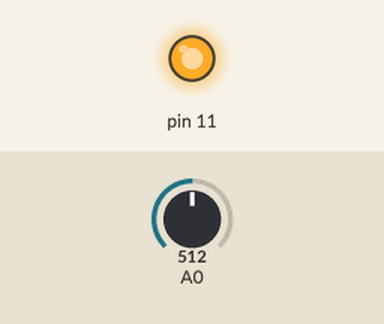
Simulated run of this sketch. Board: Arduino Uno, built with avr-gcc and run on an emulated ATmega328P. Parts: output pins drawn as LEDs (lit = HIGH). Dashed ring = blinking. The inputs (shaded band) are chosen by the test bench; at power-on: A0 = 512.

Above: at 0.1 s.
1.3 s: A0 set to 306
At 1.92 s:
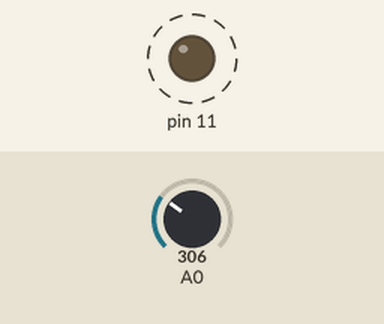
4.3 s: A0 set to 122
At 4.65 s:
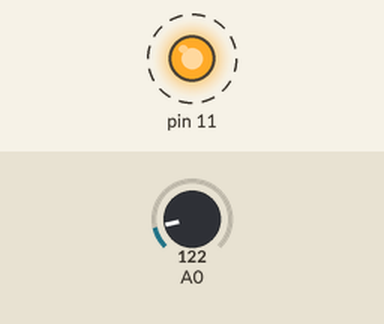
Timing chart, 0 to 13.3 s (numbered marks = the images above; inputs shaded):
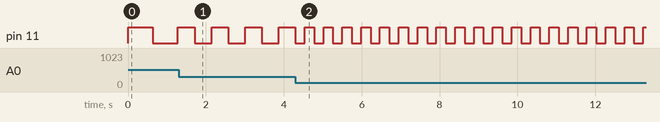

Measured:
- after the input at 1.3 s, pin 11: alternates HIGH for 0.43 s and LOW for 0.43 s, starting after 0.41 s
- after the input at 4.3 s, pin 11: alternates HIGH for 0.24 s and LOW for 0.24 s, starting after 0.24 s

The sketch:

sketch.ino
```cpp
/* Potentiometer controlled LED Blink */

void setup() {
  pinMode(A0, INPUT);
  pinMode(11, OUTPUT);
}

void loop() {
  digitalWrite(11, HIGH);
  delayPotentiometer();
  digitalWrite(11, LOW);
  delayPotentiometer();
}

int delayValue() {
  int value = analogRead(A0);
  return map(value, 0, 1023, 100, 1000);
}

void delayPotentiometer() {
  for (int i = 0; i < delayValue(); i++) {
    delay(1);
  }
}
```
